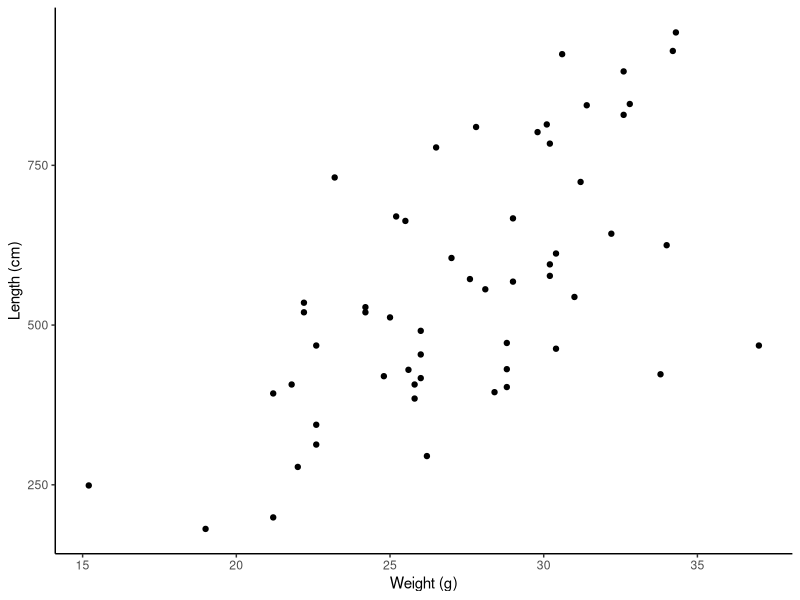

Recreate this plot in R.
library(here)
library(tidyverse)

# Import the raw data
SizeData <- read_csv("data/SizeData.csv") %>%
  # Average the first 2 days' weights into the initial "Weight_g" column.
  mutate(Weight_g = (Weight_g + Weight_2)/2) %>%
  # Remove the notes and `Weight_2` column
  select(-c("...9", Weight_2))

# ggplot function to compare weight and length
weightLength <- ggplot(SizeData,
                     aes(x = Length_cm,
                         y = Weight_g)) +
  geom_point() +
  labs(x = "Weight (g)",
       y = "Length (cm)") +
  theme_classic()
